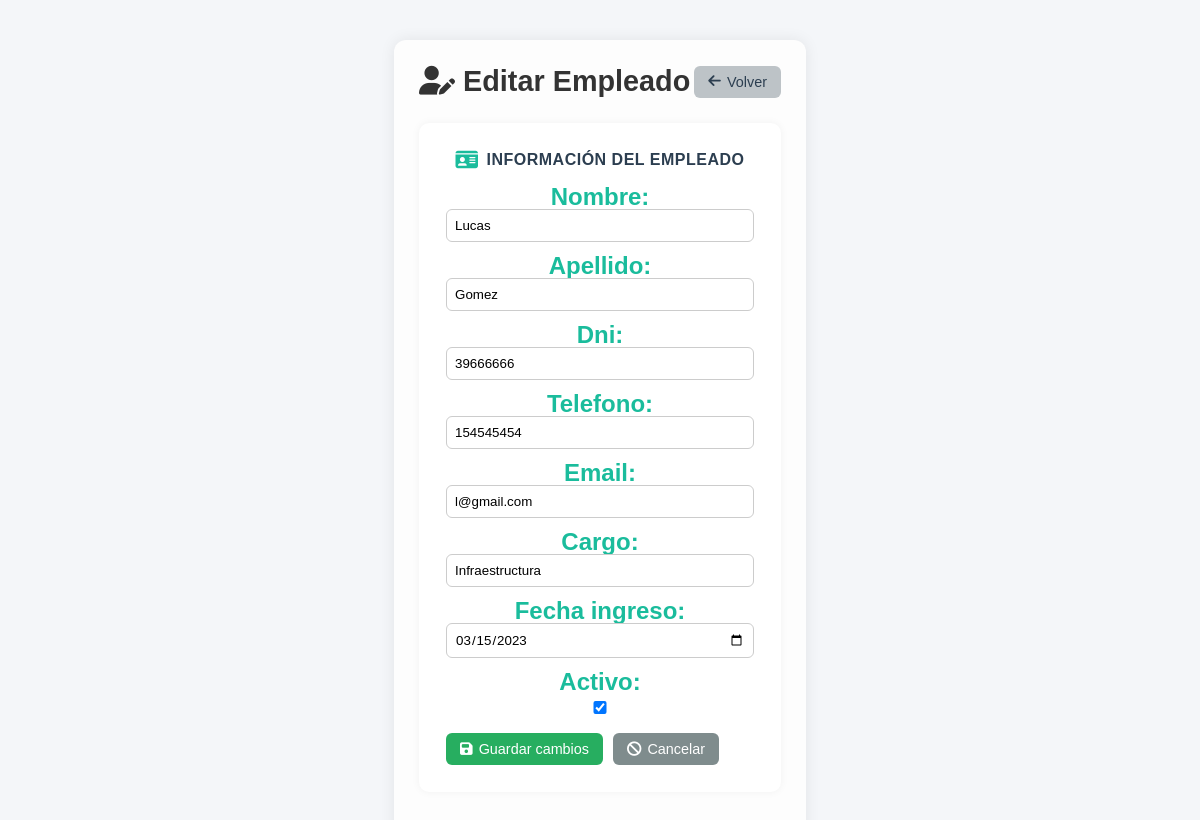
The page /account/personal/6/editar/ (signed in) on the database as committed earlier.
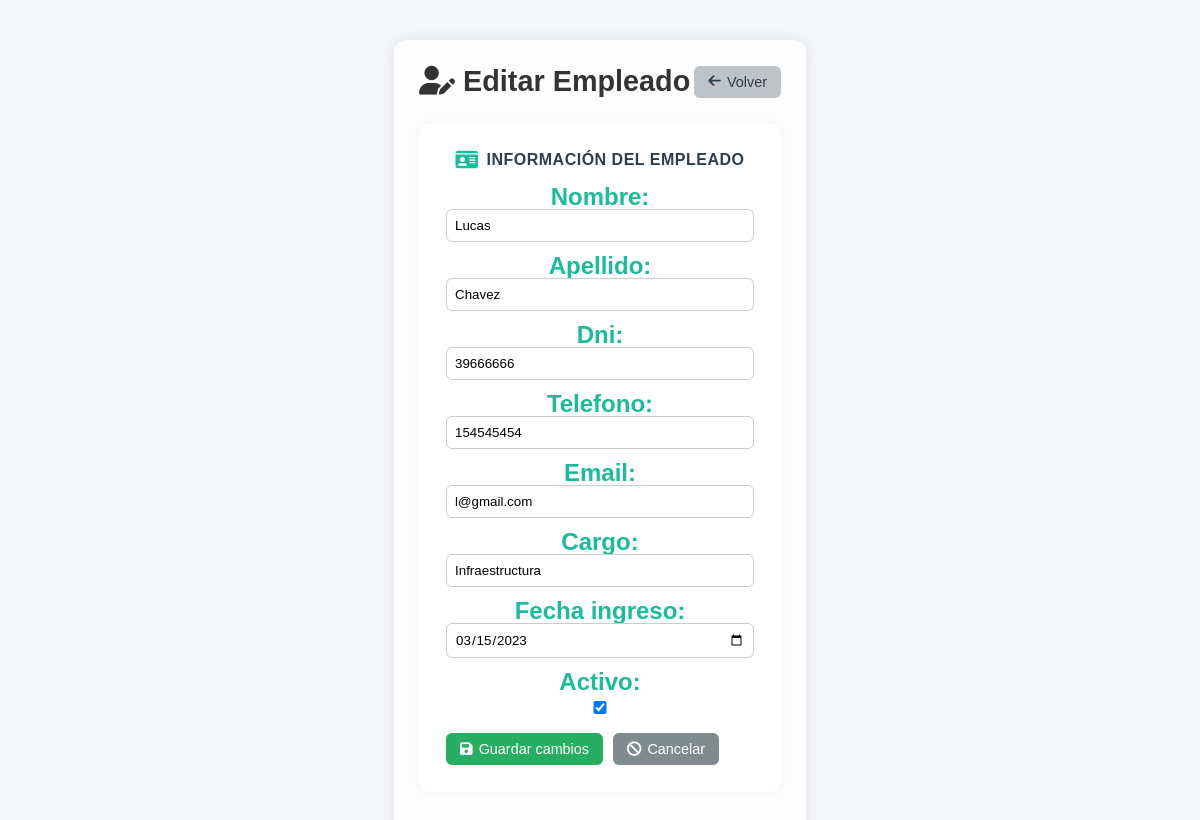
The same page on the database as committed later.
### usuario/models.py (models this page shows, shortened)
class Personal(models.Model):
    nombre = models.CharField(max_length=100)
    apellido = models.CharField(max_length=100)
    dni = models.CharField(max_length=15, unique=True)
    telefono = models.CharField(max_length=20, blank=True, null=True)
    email = models.EmailField(blank=True, null=True)
    cargo = models.CharField(max_length=100)
    fecha_ingreso = models.DateField()
    activo = models.BooleanField(default=True)

### usuario/views.py (the view, shortened to what this page needs)
# urls.py: path('personal/<int:id>/editar/', views.editar_personal, name='editar_personal'),
@login_required
def editar_personal(request, id):
    empleado = get_object_or_404(Personal, pk=id)
    form = PersonalForm(instance=empleado)
    return render(request, 'account/personal_editar.html', {
        'form': form,
        'empleado': empleado
    })

### usuario/forms.py
class PersonalForm(forms.ModelForm):
    class Meta:
        model = Personal
        fields = ['nombre', 'apellido', 'dni', 'telefono', 'email', 'cargo', 'fecha_ingreso', 'activo']
        widgets = {
            'fecha_ingreso': forms.DateInput(attrs={'type': 'date'}),
        }

### usuario/templates/account/personal_editar.html (shortened to what this page needs)
{% extends "base.html" %}
{% load static %}
{% block content %}
<div class="personal-container">
  <header class="personal-header">
    <h1><i class="fa-solid fa-user-pen"></i> Editar Empleado</h1>
    <a href="{% url 'usuario:gestion_personal' %}" class="btn btn-back">
      <i class="fa-solid fa-arrow-left"></i> Volver
    </a>
  </header>
  <section class="panel form-panel">
    <h3><i class="fa-solid fa-id-card"></i> Información del empleado</h3>
    <form method="post" class="personal-form" onsubmit="return confirmarGuardado();">
      <div class="form-grid">
        {{ form.as_p }}
      </div>
      <div class="acciones-form">
        <button type="submit" name="guardar" class="btn btn-success">
          <i class="fa-solid fa-floppy-disk"></i> Guardar cambios
        </button>
        <button type="submit" name="cancelar" class="btn btn-secondary">
          <i class="fa-solid fa-ban"></i> Cancelar
        </button>
      </div>
    </form>
  </section>
</div>
{% endblock %}

Rows that differ between the two databases and show on the page:
changed Personal "Lucas": apellido "Gomez" → "Chavez"
